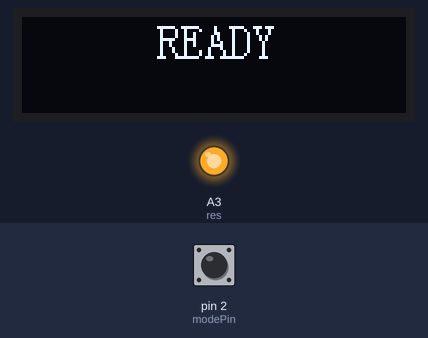
Simulated run of this sketch. Board: Arduino Uno, built with avr-gcc and run on an emulated ATmega328P. Shown: 128×32 one-colour display, output pins drawn as LEDs (lit = HIGH). Wiring (inferred from the names in the program): SSD1306 OLED at I2C address 0x3C. The inputs (shaded band) are chosen by the test bench; at power-on: pin 2 (modePin) HIGH. Pins used as bus, display or sensor lines are not drawn.

Above: at 0.4 s.
At 1.6 s:
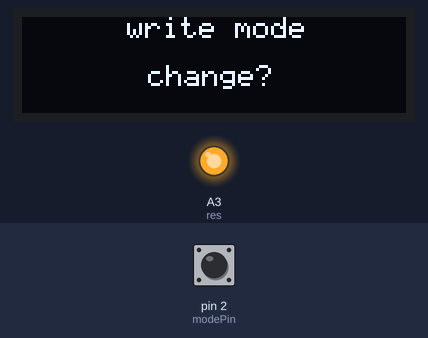

The sketch:

OLED.ino
```cpp
// (licence header left out)
//
```

ICCardProcess.ino
```cpp
#include "oledfont.h"
#include "Wire.h"
#define res A3  //RES
#define OLED_RES_Clr() digitalWrite(res,LOW)  //RES
#define OLED_RES_Set() digitalWrite(res,HIGH)
#define OLED_CMD  0  //写命令
#define OLED_DATA 1   //写数据
/*--------*/
#include <SPI.h>
#include <MFRC522.h>
#define RST_PIN   9     // Configurable, see typical pin layout above
#define SS_PIN    10    // Configurable, see typical pin layout above
MFRC522 mfrc522(SS_PIN, RST_PIN);   // Create MFRC522 instance
//#define NEW_UID {0xDE, 0xAD, 0xBE, 0xEF}
MFRC522::MIFARE_Key key;
byte tempUid[4];
byte targetUid[4];

#define modePin 2
#define readMode 0
#define writeMode 1

void setup()
{
  pinMode(modePin, INPUT);

  OLED_Init();
  OLED_ColorTurn(0);//0正常显示 1反色显示(白底)
  OLED_DisplayTurn(0);//0正常显示 1翻转180度显示
  /*---------*/
  SPI.begin();         // Init SPI bus
  mfrc522.PCD_Init();  // Init MFRC522 card

  // Prepare key - all keys are set to FFFFFFFFFFFFh at chip delivery from the factory.
  for (byte i = 0; i < 6; i++) {
    key.keyByte[i] = 0xFF;
  }
  show_ready();
}

void loop()
{

  if (digitalRead(modePin) == LOW) {
    OLED_ShowString(2,0,"read mode",8);
    OLED_ShowString(3,2," change?",8);
  }else {
    OLED_ShowString(2,0,"write mode",8);
    OLED_ShowString(3,2," change?",8);
  }
  delay(1000);
  OLED_Clear();
  wait_for_card();

  //Serial.println(digitalRead(modePin));
  if (digitalRead(modePin) == LOW) {
    wait_for_card();
    readmode_get_uid(readMode);  //ok read
  } else {
    wait_for_card();
    OLED_ShowString(0,0,"write mode",8);
    delay(800);
    OLED_ShowString(0,0,"Target UID",8);
    writemode_get_uid();  //ok write
    OLED_Clear();


    OLED_ShowString(0,0,"Wait New ",8);
    OLED_ShowString(38,2,"Card",8);
    delay(2000);
    OLED_Clear();
    wait_for_card();
    write_from_target_uid(targetUid);
    OLED_Clear();


    OLED_ShowString(0,1,"Read New",8);
    OLED_ShowString(39,3,"UID",8);
    delay(2000);
    OLED_Clear();
    wait_for_card();
    OLED_ShowString(10,0,"New UID",8);
    writemode_get_uid();  //ok read
  }


                                                //Serial.println(mfrc522.uid.size);  //4(組)
                                              //  Serial.println(mfrc522.uid.uidByte[0]);  //181
                                              //  Serial.println(mfrc522.uid.uidByte[1]);  //202
                                              //  Serial.println(mfrc522.uid.uidByte[2]);  //145
                                              //  Serial.println(mfrc522.uid.uidByte[3]);  //52
                                              //
                                              //  Serial.println(mfrc522.uid.uidByte[0], HEX);  //B5
                                              //  Serial.println(mfrc522.uid.uidByte[1], HEX);  //CA
                                              //  Serial.println(mfrc522.uid.uidByte[2], HEX);  //91
                                              //  Serial.println(mfrc522.uid.uidByte[3], HEX);  //34
                                              //  delay(50000);


// Set new UID
//  byte newUid[] = NEW_UID; //{0xDE, 0xAD, 0xBE, 0xEF}  //byte 0~255
                                              //  //byte newUid[] = {123,132,213,111};  //OK，要花括號
                                              //  Serial.println(newUid[0]);  //222
                                              //  Serial.println(newUid[1]);  //173
                                              //  Serial.println(newUid[2]);  //190
                                              //  Serial.println(newUid[3]);  //239
                                              //  Serial.println(newUid[0],HEX);  //DE
                                              //  Serial.println(newUid[1],HEX);  //AD
                                              //  Serial.println(newUid[2],HEX);  //BE
                                              //  Serial.println(newUid[3],HEX);  //EF
                                              //  Serial.println(222,HEX); //DE
                                              //  delay(50000);


}


//最多四排
void show_ready(){
  OLED_ShowString(13,0,"READY",16);
  delay(1000);
  OLED_Clear();
}

void show_uid(byte arr[]){
  String A_part = String(arr[0],HEX)+"-"+String(arr[1],HEX)+"- ";  //要多空一格
  A_part.toUpperCase();
  char A_part_arr[A_part.length()];
  A_part.toCharArray(A_part_arr, A_part.length());
  OLED_ShowString(0,2,A_part_arr,8);

  String B_part = String(arr[2],HEX)+"-"+String(arr[3],HEX)+" ";  //要多空一格
  B_part.toUpperCase();
  char B_part_arr[B_part.length()];
  B_part.toCharArray(B_part_arr, B_part.length());
  OLED_ShowString(33,3,B_part_arr,8);

  delay(3000);
  OLED_Clear();
}

//先 show mode 再 call showuid
void show_mode_and_uid(int mode,byte arr[]){
  if(mode == 0){
    OLED_ShowString(3,0,"read mode",8);
  }else{
    OLED_ShowString(3,0,"write mode",8);
  }
  show_uid(arr);
}


void readmode_get_uid(int mode){
  for (byte i = 0; i < mfrc522.uid.size; i++) {
      tempUid[i] = mfrc522.uid.uidByte[i];
  }
  show_mode_and_uid(mode,tempUid);
}


void writemode_get_uid(){
  for (byte i = 0; i < mfrc522.uid.size; i++) {
      targetUid[i] = mfrc522.uid.uidByte[i];
  }
  //show_mode_and_uid(mode,targetUid);
  show_uid(targetUid);
}

void write_from_target_uid(byte uidArr[]){
  if ( mfrc522.MIFARE_SetUid(uidArr, (byte)4, true) ) {
    OLED_ShowString(3,0,"Write",8);
    OLED_ShowString(0,2,"Success!",8);
    delay(2000);
  }else{
    OLED_ShowString(3,0,"Write",8);
    OLED_ShowString(3,2,"Fail...",8);
    delay(2000);
  }
}

void wait_for_card(){
  while ( ! mfrc522.PICC_IsNewCardPresent() || ! mfrc522.PICC_ReadCardSerial() ) {
    delay(50);
  }
}


/*--------內建函式----------*/
//反显函数
void OLED_ColorTurn(u8 i)
{
  if(!i) OLED_WR_Byte(0xA6,OLED_CMD);//正常显示
  else  OLED_WR_Byte(0xA7,OLED_CMD);//反色显示
}

//屏幕旋转180度
void OLED_DisplayTurn(u8 i)
{
  if(i==0)
    {
      OLED_WR_Byte(0xC8,OLED_CMD);//正常显示
      OLED_WR_Byte(0xA1,OLED_CMD);
    }
  if(i==1)
    {
      OLED_WR_Byte(0xC0,OLED_CMD);//反转显示
      OLED_WR_Byte(0xA0,OLED_CMD);
    }
}

//发送一个字节
//向SSD1306写入一个字节。
//mode:数据/命令标志 0,表示命令;1,表示数据;
void OLED_WR_Byte(u8 dat,u8 mode)
{
  Wire.beginTransmission(0x3c);
  if(mode){Wire.write(0x40);}
  else{Wire.write(0x00);}
  Wire.write(dat); // sends one byte
  Wire.endTransmission();    // stop transmitting
}

//坐标设置
void OLED_Set_Pos(u8 x, u8 y)
{
  x+=32;
  OLED_WR_Byte(0xb0+y,OLED_CMD);
  OLED_WR_Byte(((x&0xf0)>>4)|0x10,OLED_CMD);
  OLED_WR_Byte((x&0x0f),OLED_CMD);
}
//开启OLED显示
void OLED_Display_On(void)
{
  OLED_WR_Byte(0X8D,OLED_CMD);  //SET DCDC命令
  OLED_WR_Byte(0X14,OLED_CMD);  //DCDC ON
  OLED_WR_Byte(0XAF,OLED_CMD);  //DISPLAY ON
}
//关闭OLED显示
void OLED_Display_Off(void)
{
  OLED_WR_Byte(0X8D,OLED_CMD);  //SET DCDC命令
  OLED_WR_Byte(0X10,OLED_CMD);  //DCDC OFF
  OLED_WR_Byte(0XAE,OLED_CMD);  //DISPLAY OFF
}
//清屏函数,清完屏,整个屏幕是黑色的!和没点亮一样!!!
void OLED_Clear(void)
{
  u8 i,n;
  for(i=0;i<4;i++)
  {
    OLED_WR_Byte (0xb0+i,OLED_CMD);    //设置页地址（0~7）
    OLED_WR_Byte (0x00,OLED_CMD);      //设置显示位置—列低地址
    OLED_WR_Byte (0x12,OLED_CMD);      //设置显示位置—列高地址
    for(n=0;n<64;n++)OLED_WR_Byte(0,OLED_DATA);
  } //更新显示
}


//在指定位置显示一个字符
//x:0~127
//y:0~63
//sizey:选择字体 6x8  8x16
void OLED_ShowChar(u8 x,u8 y,const u8 chr,u8 sizey)
{
  u8 c=0,sizex=sizey/2,temp;
  u16 i=0,size1;
  if(sizey==8)size1=6;
  else size1=(sizey/8+((sizey%8)?1:0))*(sizey/2);
  c=chr-' ';//得到偏移后的值
  OLED_Set_Pos(x,y);
  for(i=0;i<size1;i++)
  {
    if(i%sizex==0&&sizey!=8) OLED_Set_Pos(x,y++);
    if(sizey==8)
    {
      temp=pgm_read_byte(&asc2_0806[c][i]);
      OLED_WR_Byte(temp,OLED_DATA);//6X8字号
    }
    else if(sizey==16)
    {
      temp=pgm_read_byte(&asc2_1608[c][i]);
      OLED_WR_Byte(temp,OLED_DATA);//8x16字号
    }
    else return;
  }
}
//显示一个字符号串
void OLED_ShowString(u8 x,u8 y,const char *chr,u8 sizey)
{
  u8 j=0;
  while (chr[j]!='\0')
  {
    OLED_ShowChar(x,y,chr[j++],sizey);
    if(sizey==8)x+=6;
    else x+=sizey/2;
  }
}

//OLED的初始化
void OLED_Init(void)
{
  pinMode(res,OUTPUT);//RES
  Wire.begin(0x3c); // join i2c bus (address optional for master)
  OLED_RES_Clr();
  delay(200);
  OLED_RES_Set();

  OLED_WR_Byte(0xAE,OLED_CMD); /*display off*/
  OLED_WR_Byte(0x00,OLED_CMD); /*set lower column address*/
  OLED_WR_Byte(0x12,OLED_CMD); /*set higher column address*/
  OLED_WR_Byte(0x00,OLED_CMD); /*set display start line*/
  OLED_WR_Byte(0xB0,OLED_CMD); /*set page address*/
  OLED_WR_Byte(0x81,OLED_CMD); /*contract control*/
  OLED_WR_Byte(0x4f,OLED_CMD); /*128*/
  OLED_WR_Byte(0xA1,OLED_CMD); /*set segment remap*/
  OLED_WR_Byte(0xA6,OLED_CMD); /*normal / reverse*/
  OLED_WR_Byte(0xA8,OLED_CMD); /*multiplex ratio*/
  OLED_WR_Byte(0x1F,OLED_CMD); /*duty = 1/32*/
  OLED_WR_Byte(0xC8,OLED_CMD); /*Com scan direction*/
  OLED_WR_Byte(0xD3,OLED_CMD); /*set display offset*/
  OLED_WR_Byte(0x00,OLED_CMD);
  OLED_WR_Byte(0xD5,OLED_CMD); /*set osc division*/
  OLED_WR_Byte(0x80,OLED_CMD);
  OLED_WR_Byte(0xD9,OLED_CMD); /*set pre-charge period*/
  OLED_WR_Byte(0x1f,OLED_CMD);
  OLED_WR_Byte(0xDA,OLED_CMD); /*set COM pins*/
  OLED_WR_Byte(0x12,OLED_CMD);
  OLED_WR_Byte(0xdb,OLED_CMD); /*set vcomh*/
  OLED_WR_Byte(0x40,OLED_CMD);
  OLED_WR_Byte(0x8d,OLED_CMD); /*set charge pump enable*/
  OLED_WR_Byte(0x14,OLED_CMD);
  OLED_Clear();
  OLED_WR_Byte(0xAF,OLED_CMD); /*display ON*/
}
```

Source omitted: oledfont.h (data table, 15606 bytes)

Measured:
- what the display in image 0 shows lasts 1.0 s, from 0.4 s to 1.4 s
- what the display in image 1 shows lasts 1.1 s, from 1.5 s to 2.6 s
